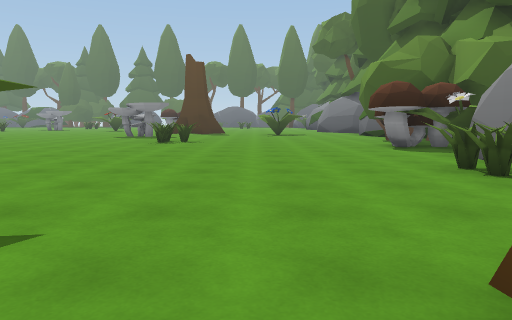
[1] (above)

23 first-person views from a walk through a Unity game level. The camera is 1.2 m above the floor, tilts 6° down and sees 70° across. The floor is counted in squares, 2 m on a side. Each view is taken from the middle of a square. On the plan, view 1 faces up. The plan holds only what a view shows up to about 10 squares ahead; the rest is blank. The place goes on beyond the plan. The player character is not drawn.

[2]
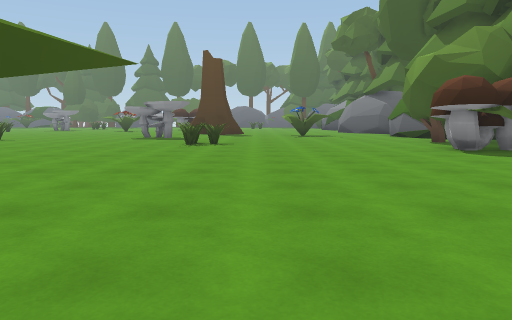

[3]
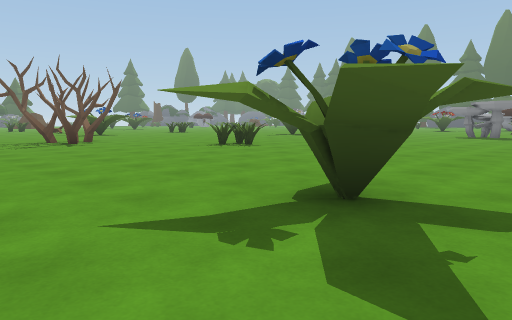

[4]
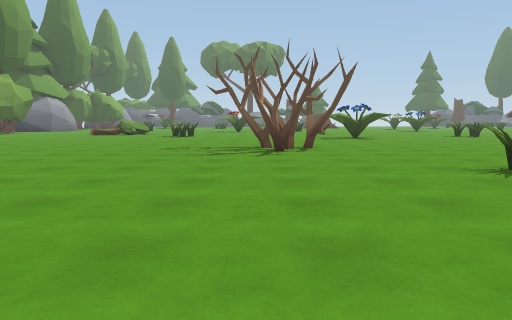

[5]
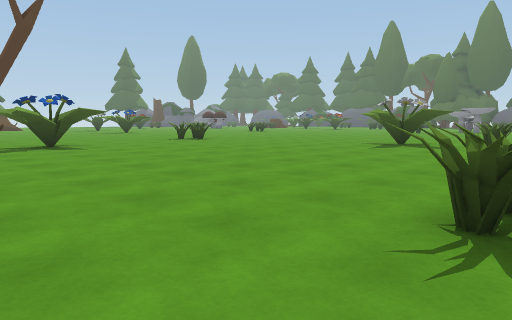

[6]
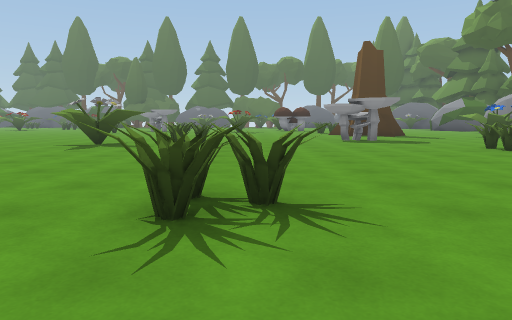

[7]
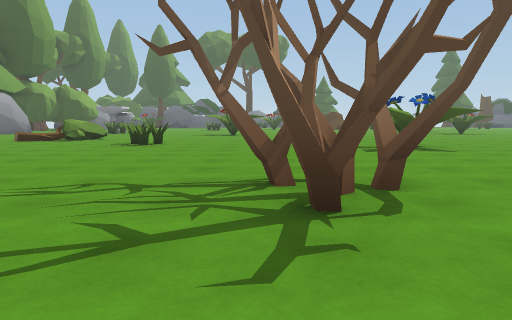

[8]
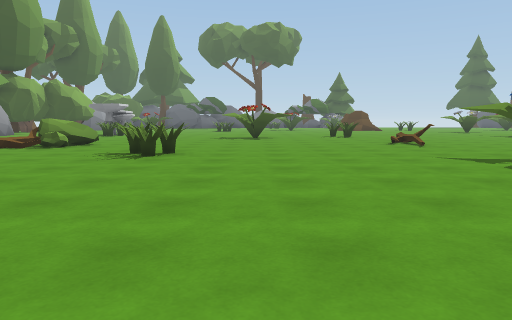

[9]
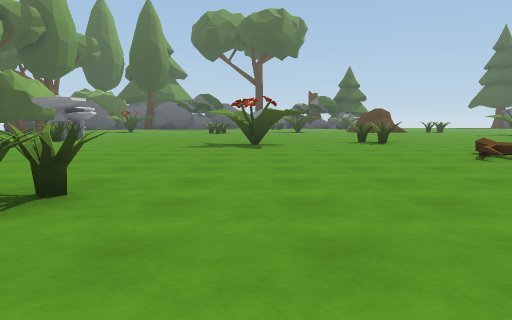

[10]
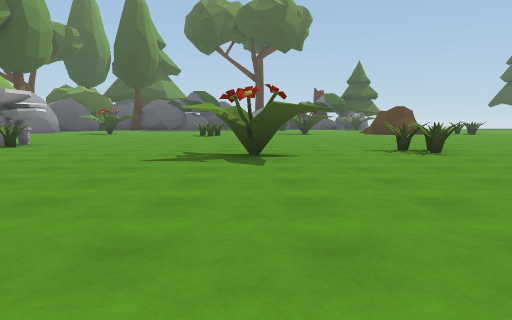

[11]
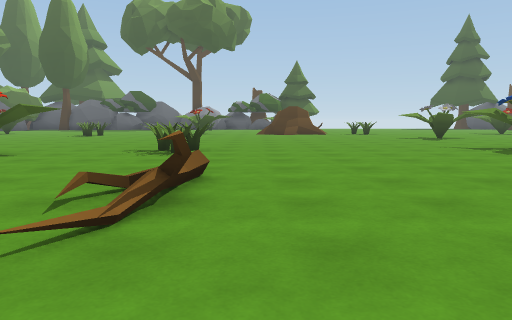

[12]
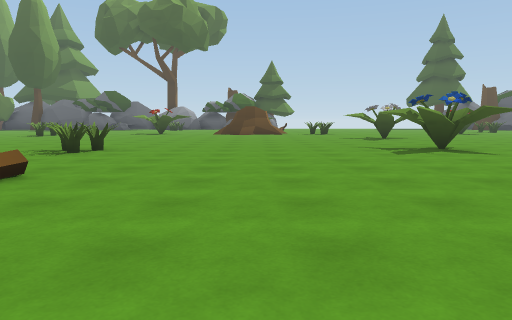

[13]
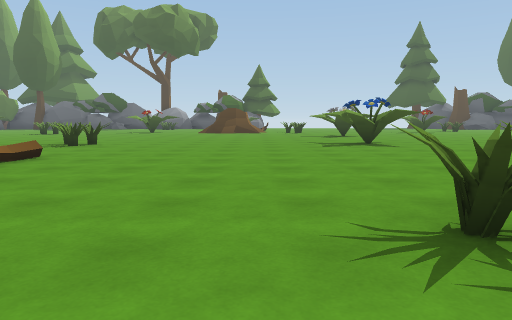

[14]
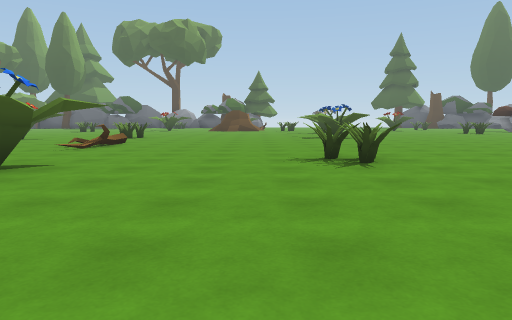

[15]
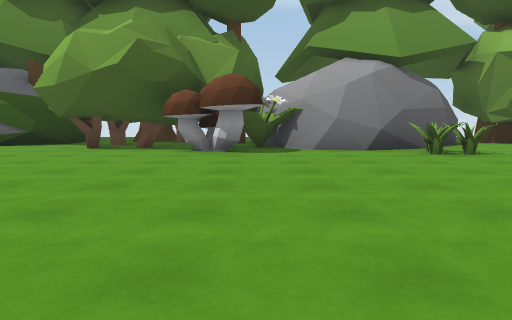

[16]
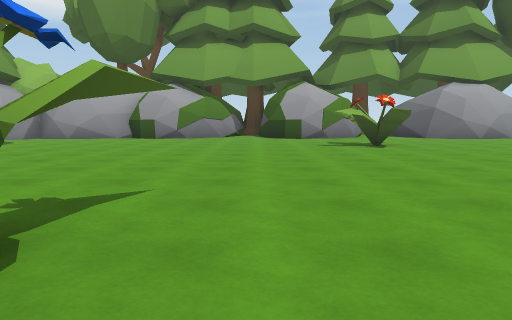

[17]
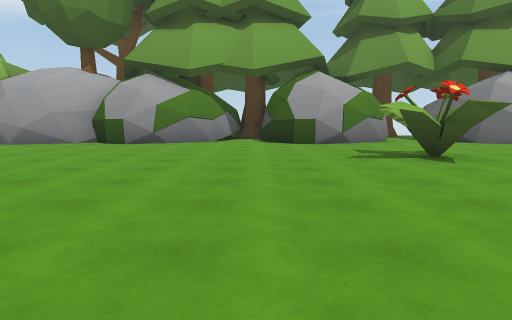

[18]
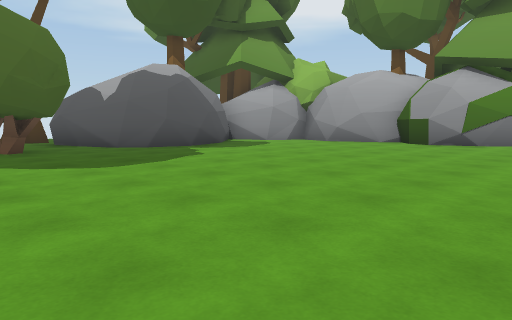

[19]
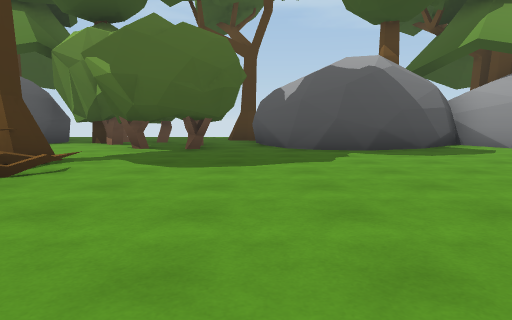

[20]
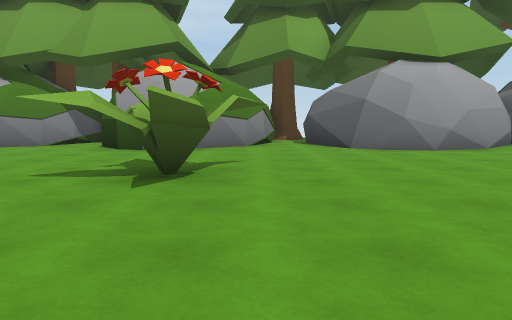

[21]
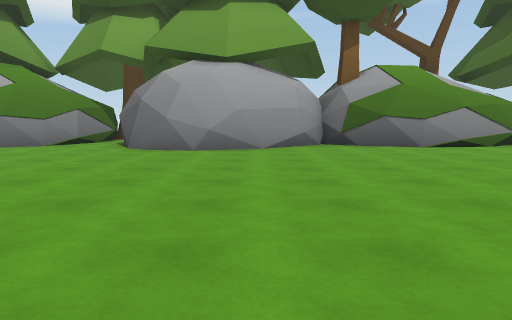

[22]
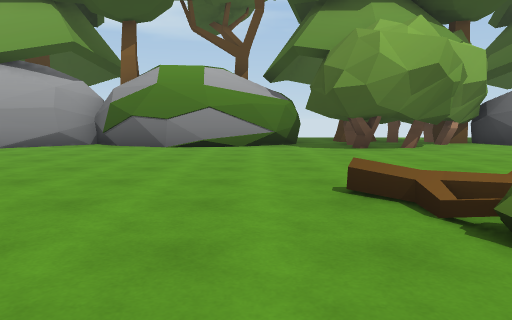

[23]
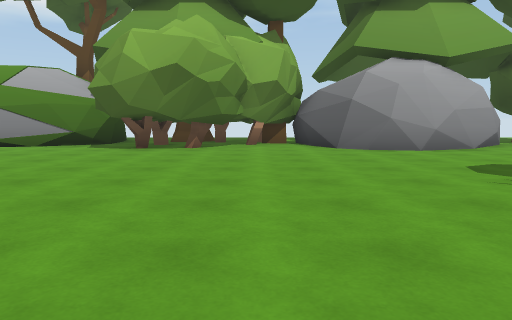

### Floor plan
Key: @ floor where view 1 was taken; # wall or solid block; x gap in a wall; . floor; / step, stairs or slope; T tree; M mushroom; O other object.
Columns run from 30 left of view 1 to 8 right of it. Each row starts with its distance up from view 1.
 13  .O.O........   .OO.OO.......    ...#
 12  ..O..........  ..OO.........  ...###
 11  .O.O......OO..............OO.....###TT
 10  ..........O......................##
  9  ................................#M#
  8  .................................OO
  7  .................................##
  6  ...........OO.......OO...........#
  5  ..O....OO..OO.......O...........O##
  4  ..OO............................O.##
  3  ................OO.................#
  2  ...O............OOO.......OO.......x
  1  ...OO.....................OO..TT..##
  0  ...OO........................@T..###
 -1  ..........OO.....................###
 -2  .................................##.
 -3  ........O..........................#
 -4  ........O/... ...................###
 -5  ##......./... ........O..........#
 -6    ....................OO.........##
 -7   ....................OO...........##
 -8   ..................................#
 -9  .................................###
-10 ..###..###.......###....##...##.##
-11 ### #..###.####.## ##..###..##
-12 #   ##T # T   ###   #.##  .##

Where each view was taken, in squares from view 1:
view 1: 0 up, 0 right, facing up
view 2: 1 up, 1 left, facing up
view 3: 1 down, 1 left, facing up-left
view 4: 2 up, 4 left, facing left
view 5: 3 up, 8 left, facing up-left
view 6: 3 up, 8 left, facing up
view 7: 2 up, 9 left, facing left
view 8: 1 up, 12 left, facing left
view 9: 1 up, 16 left, facing left
view 10: 1 up, 19 left, facing left
view 11: 6 up, 19 left, facing left
view 12: 8 up, 19 left, facing left
view 13: 9 up, 17 left, facing left
view 14: 9 up, 13 left, facing left
view 15: 8 up, 4 left, facing right
view 16: 3 up, 4 left, facing down
view 17: 0 up, 4 left, facing down
view 18: 0 up, 4 left, facing down-right
view 19: 3 down, 4 left, facing right
view 20: 2 down, 8 left, facing down
view 21: 2 down, 13 left, facing down
view 22: 2 down, 19 left, facing down
view 23: 2 down, 24 left, facing down
